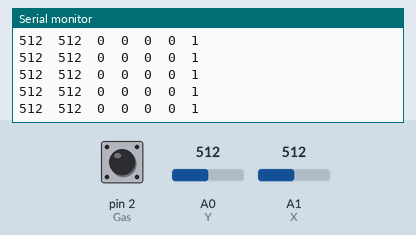
This sketch was run on a simulated Arduino Uno, built with avr-gcc and run on an emulated ATmega328P. On the bench: the last lines printed to the serial monitor. The inputs (shaded band) are chosen by the test bench; at power-on: A0 (Y) = 512, A1 (X) = 512, pin 2 (Gas) HIGH. No radio packets arrive unless stated.

Above: at 1.2 s.
1.3 s: A0 (Y) set to 109
At 2.0 s:
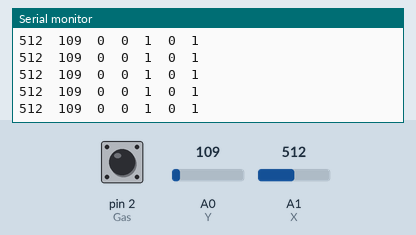
4.3 s: A0 (Y) set to 95
At 5.1 s:
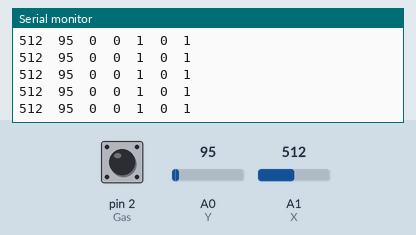
10.3 s: A1 (X) set to 985
At 11.1 s:
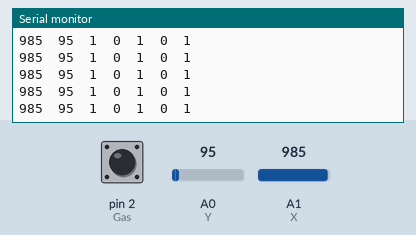
11.8 s: A1 (X) set to 1016
At 12.7 s:
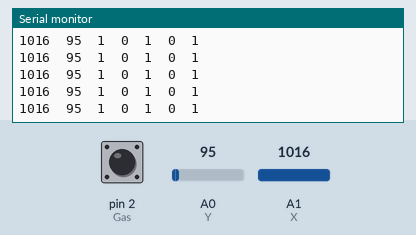
Timing chart, 0 to 14.8 s (numbered marks = the images above; inputs shaded):
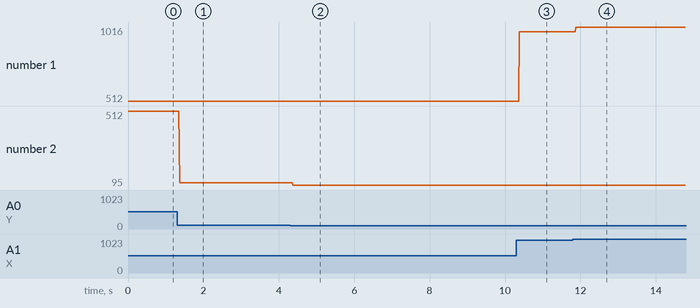

Measured:
- after the input at 1.3 s, the serial monitor: prints a new line after 0.07 s (image 1)
- after the input at 4.3 s, the serial monitor: prints a new line after 0.07 s (image 2)
- after the input at 10.3 s, the serial monitor: prints a new line after 0.08 s (image 3)
- after the input at 11.8 s, the serial monitor: prints a new line after 0.08 s (image 4)
- plotted number 1: 512 → 985 after the input at 10.3 s, 985 → 1016 after the input at 11.8 s
- plotted number 2: 512 → 109 after the input at 1.3 s, 109 → 95 after the input at 4.3 s

The sketch:

Controler.ino
```cpp
#include <SPI.h>
#include <nRF24L01.h>
#include <RF24.h>

#define CE_PIN  10
#define CSN_PIN 9
#define Y A0 // X
#define X A1 // Y
#define Gas 2

const uint64_t pipe = 0xE8E8F0F0E3LL;
RF24 radio(CE_PIN, CSN_PIN);

int gui[5];
int adc_x,adc_y,digital_gas;
int set_point_forward,set_point_behind,set_point_right,set_point_left,set_point_northeast,set_point_southeast,set_point_southwest,set_point_northwest;

void setup()
{
  //
  radio.begin();
  radio.openWritingPipe(pipe);
  Serial.begin(9600);
  pinMode(Gas, INPUT_PULLUP);

}

void loop()
{
  adc_x = analogRead(X);//gia tri o giua
  adc_y = analogRead(Y);
  digital_gas = digitalRead(Gas);
  Serial.print(adc_x);Serial.print('\t');
  Serial.print(adc_y);Serial.print('\t');
  //Serial.print(digital_gas);Serial.print('\t');


  if(adc_x>600){
    set_point_forward=1;
  }

  if(adc_x<400){
    set_point_behind=1;
  }

  if(adc_y>600){
    set_point_right=1;
  }

  if(adc_y<400){
    set_point_left=1;
  }

  gui[0] = set_point_forward;
  gui[1] = set_point_behind;
  gui[2] = set_point_left;
  gui[3] = set_point_right;
  gui[4] = digital_gas;
  radio.write(gui, sizeof(gui) );

 Serial.print(gui[0]);Serial.print('\t');
 Serial.print(gui[1]);  Serial.print('\t');
 Serial.print(gui[2]);Serial.print('\t');
 Serial.print(gui[3]);Serial.print('\t');
 Serial.println(gui[4]);
  set_point_forward=0;
  set_point_behind=0;
  set_point_left=0;
  set_point_right=0;
}
```
